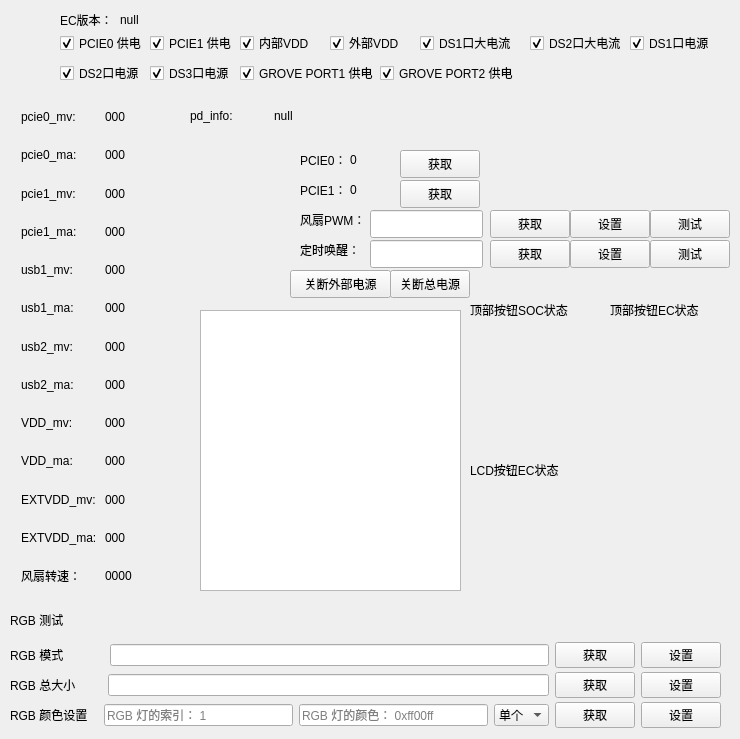
    <widget class="QWidget" name="tab">
     <attribute name="title">
      <string>EC控制面板</string>
     </attribute>
     <widget class="QCheckBox" name="checkBox">
      <property name="geometry">
       <rect>
        <x>60</x>
        <y>30</y>
        <width>86</width>
        <height>26</height>
       </rect>
      </property>
      <property name="text">
       <string>PCIE0 供电</string>
      </property>
      <property name="checked">
       <bool>true</bool>
      </property>
     </widget>
     <widget class="QCheckBox" name="checkBox_2">
      <property name="geometry">
       <rect>
        <x>150</x>
        <y>30</y>
        <width>86</width>
        <height>26</height>
       </rect>
      </property>
      <property name="text">
       <string>PCIE1 供电</string>
      </property>
      <property name="checked">
       <bool>true</bool>
      </property>
     </widget>
     <widget class="QCheckBox" name="checkBox_3">
      <property name="geometry">
       <rect>
        <x>240</x>
        <y>30</y>
        <width>86</width>
        <height>26</height>
       </rect>
      </property>
      <property name="text">
       <string>内部VDD</string>
      </property>
      <property name="checked">
       <bool>true</bool>
      </property>
     </widget>
     <widget class="QCheckBox" name="checkBox_4">
      <property name="geometry">
       <rect>
        <x>330</x>
        <y>30</y>
        <width>86</width>
        <height>26</height>
       </rect>
      </property>
      <property name="text">
       <string>外部VDD</string>
      </property>
      <property name="checked">
       <bool>true</bool>
      </property>
     </widget>
     <widget class="QCheckBox" name="checkBox_5">
      <property name="geometry">
       <rect>
        <x>420</x>
        <y>30</y>
        <width>101</width>
        <height>26</height>
       </rect>
      </property>
      <property name="text">
       <string>DS1口大电流</string>
      </property>
      <property name="checked">
       <bool>true</bool>
      </property>
     </widget>
     <widget class="QCheckBox" name="checkBox_6">
      <property name="geometry">
       <rect>
        <x>530</x>
        <y>30</y>
        <width>101</width>
        <height>26</height>
       </rect>
      </property>
      <property name="text">
       <string>DS2口大电流</string>
      </property>
      <property name="checked">
       <bool>true</bool>
      </property>
     </widget>
     <widget class="QCheckBox" name="checkBox_7">
      <property name="geometry">
       <rect>
        <x>630</x>
        <y>30</y>
        <width>101</width>
        <height>26</height>
       </rect>
      </property>
      <property name="text">
       <string>DS1口电源</string>
      </property>
      <property name="checked">
       <bool>true</bool>
      </property>
     </widget>
     <widget class="QCheckBox" name="checkBox_8">
      <property name="geometry">
       <rect>
        <x>60</x>
        <y>60</y>
        <width>101</width>
        <height>26</height>
       </rect>
      </property>
      <property name="text">
       <string>DS2口电源</string>
      </property>
      <property name="checked">
       <bool>true</bool>
      </property>
     </widget>
     <widget class="QCheckBox" name="checkBox_9">
      <property name="geometry">
       <rect>
        <x>150</x>
        <y>60</y>
        <width>101</width>
        <height>26</height>
       </rect>
      </property>
      <property name="text">
       <string>DS3口电源</string>
      </property>
      <property name="checked">
       <bool>true</bool>
      </property>
     </widget>
     <widget class="QCheckBox" name="checkBox_10">
      <property name="geometry">
       <rect>
        <x>240</x>
        <y>60</y>
        <width>151</width>
        <height>26</height>
       </rect>
      </property>
      <property name="text">
       <string>GROVE PORT1 供电</string>
      </property>
      <property name="checked">
       <bool>true</bool>
      </property>
     </widget>
     <widget class="QCheckBox" name="checkBox_11">
      <property name="geometry">
       <rect>
        <x>380</x>
        <y>60</y>
        <width>151</width>
        <height>26</height>
       </rect>
      </property>
      <property name="text">
       <string>GROVE PORT2 供电</string>
      </property>
      <property name="checked">
       <bool>true</bool>
      </property>
     </widget>
     <widget class="QLabel" name="label_132">
      <property name="geometry">
       <rect>
        <x>60</x>
        <y>10</y>
        <width>81</width>
        <height>20</height>
       </rect>
      </property>
      <property name="text">
       <string>EC版本：</string>
      </property>
     </widget>
     <widget class="QLabel" name="label_133">
      <property name="geometry">
       <rect>
        <x>120</x>
        <y>10</y>
        <width>81</width>
        <height>20</height>
       </rect>
      </property>
      <property name="text">
       <string>null</string>
      </property>
     </widget>
     <widget class="QLabel" name="label_134">
      <property name="geometry">
       <rect>
        <x>10</x>
        <y>610</y>
        <width>59</width>
        <height>20</height>
       </rect>
      </property>
      <property name="text">
       <string>RGB 测试</string>
      </property>
     </widget>
     <widget class="QWidget" name="layoutWidget_11">
      <property name="geometry">
       <rect>
        <x>10</x>
        <y>640</y>
        <width>711</width>
        <height>30</height>
       </rect>
      </property>
      <layout class="QHBoxLayout" name="horizontalLayout_13">
       <item>
        <widget class="QLabel" name="label_135">
         <property name="text">
          <string>RGB 模式            </string>
         </property>
        </widget>
       </item>
       <item>
        <widget class="QLineEdit" name="lineEdit"/>
       </item>
       <item>
        <widget class="QPushButton" name="pushButton">
         <property name="text">
          <string>获取</string>
         </property>
        </widget>
       </item>
       <item>
        <widget class="QPushButton" name="pushButton_2">
         <property name="text">
          <string>设置</string>
         </property>
        </widget>
       </item>
      </layout>
     </widget>
     <widget class="QWidget" name="layoutWidget_12">
      <property name="geometry">
       <rect>
        <x>10</x>
        <y>670</y>
        <width>711</width>
        <height>30</height>
       </rect>
      </property>
      <layout class="QHBoxLayout" name="horizontalLayout_14">
       <item>
        <widget class="QLabel" name="label_136">
         <property name="text">
          <string>RGB 总大小        </string>
         </property>
        </widget>
       </item>
       <item>
        <widget class="QLineEdit" name="lineEdit_2">
         <property name="text">
          <string/>
         </property>
        </widget>
       </item>
       <item>
        <widget class="QPushButton" name="pushButton_3">
         <property name="text">
          <string>获取</string>
         </property>
        </widget>
       </item>
       <item>
        <widget class="QPushButton" name="pushButton_4">
         <property name="text">
          <string>设置</string>
         </property>
        </widget>
       </item>
      </layout>
     </widget>
     <widget class="QWidget" name="layoutWidget_13">
      <property name="geometry">
       <rect>
        <x>10</x>
        <y>700</y>
        <width>711</width>
        <height>30</height>
       </rect>
      </property>
      <layout class="QHBoxLayout" name="horizontalLayout_15">
       <item>
        <widget class="QLabel" name="label_137">
         <property name="text">
          <string>RGB 颜色设置   </string>
         </property>
        </widget>
       </item>
       <item>
        <widget class="QLineEdit" name="lineEdit_3">
         <property name="text">
          <string/>
         </property>
         <property name="placeholderText">
          <string>RGB 灯的索引： 1</string>
         </property>
        </widget>
       </item>
       <item>
        <widget class="QLineEdit" name="lineEdit_4">
         <property name="placeholderText">
          <string>RGB 灯的颜色： 0xff00ff</string>
         </property>
        </widget>
       </item>
       <item>
        <widget class="QComboBox" name="comboBox">
         <item>
          <property name="text">
           <string>单个</string>
          </property>
         </item>
         <item>
          <property name="text">
           <string>全部</string>
          </property>
         </item>
        </widget>
       </item>
       <item>
        <widget class="QPushButton" name="pushButton_5">
         <property name="text">
          <string>获取</string>
         </property>
        </widget>
       </item>
       <item>
        <widget class="QPushButton" name="pushButton_6">
         <property name="text">
          <string>设置</string>
         </property>
        </widget>
       </item>
      </layout>
     </widget>
     <widget class="QLabel" name="label_138">
      <property name="geometry">
       <rect>
        <x>470</x>
        <y>300</y>
        <width>111</width>
        <height>20</height>
       </rect>
      </property>
      <property name="text">
       <string>顶部按钮SOC状态</string>
      </property>
     </widget>
     <widget class="QWidget" name="verticalLayoutWidget_19">
      <property name="geometry">
       <rect>
        <x>470</x>
        <y>330</y>
        <width>111</width>
        <height>121</height>
       </rect>
      </property>
      <layout class="QVBoxLayout" name="but_status">
       <property name="sizeConstraint">
        <enum>QLayout::SetDefaultConstraint</enum>
       </property>
      </layout>
     </widget>
     <widget class="QLabel" name="label_140">
      <property name="geometry">
       <rect>
        <x>300</x>
        <y>210</y>
        <width>81</width>
        <height>20</height>
       </rect>
      </property>
      <property name="text">
       <string>风扇PWM：</string>
      </property>
     </widget>
     <widget class="QLineEdit" name="lineEdit_29">
      <property name="geometry">
       <rect>
        <x>370</x>
        <y>210</y>
        <width>113</width>
        <height>28</height>
       </rect>
      </property>
     </widget>
     <widget class="QPushButton" name="pushButton_64">
      <property name="geometry">
       <rect>
        <x>490</x>
        <y>210</y>
        <width>80</width>
        <height>28</height>
       </rect>
      </property>
      <property name="text">
       <string>获取</string>
      </property>
     </widget>
     <widget class="QPushButton" name="pushButton_65">
      <property name="geometry">
       <rect>
        <x>570</x>
        <y>210</y>
        <width>80</width>
        <height>28</height>
       </rect>
      </property>
      <property name="text">
       <string>设置</string>
      </property>
     </widget>
     <widget class="QLabel" name="label_141">
      <property name="geometry">
       <rect>
        <x>300</x>
        <y>240</y>
        <width>81</width>
        <height>20</height>
       </rect>
      </property>
      <property name="text">
       <string>定时唤醒：</string>
      </property>
     </widget>
     <widget class="QLineEdit" name="lineEdit_30">
      <property name="geometry">
       <rect>
        <x>370</x>
        <y>240</y>
        <width>113</width>
        <height>28</height>
       </rect>
      </property>
     </widget>
     <widget class="QPushButton" name="pushButton_66">
      <property name="geometry">
       <rect>
        <x>490</x>
        <y>240</y>
        <width>80</width>
        <height>28</height>
       </rect>
      </property>
      <property name="text">
       <string>获取</string>
      </property>
     </widget>
     <widget class="QPushButton" name="pushButton_67">
      <property name="geometry">
       <rect>
        <x>570</x>
        <y>240</y>
        <width>80</width>
        <height>28</height>
       </rect>
      </property>
      <property name="text">
       <string>设置</string>
      </property>
     </widget>
     <widget class="QPushButton" name="pushButton_68">
      <property name="geometry">
       <rect>
        <x>290</x>
        <y>270</y>
        <width>101</width>
        <height>28</height>
       </rect>
      </property>
      <property name="text">
       <string>关断外部电源</string>
      </property>
     </widget>
     <widget class="QPushButton" name="pushButton_69">
      <property name="geometry">
       <rect>
        <x>390</x>
        <y>270</y>
        <width>80</width>
        <height>28</height>
       </rect>
      </property>
      <property name="text">
       <string>关断总电源</string>
      </property>
     </widget>
     <widget class="QPushButton" name="pushButton_70">
      <property name="geometry">
       <rect>
        <x>650</x>
        <y>210</y>
        <width>80</width>
        <height>28</height>
       </rect>
      </property>
      <property name="text">
       <string>测试</string>
      </property>
     </widget>
     <widget class="QPushButton" name="pushButton_71">
      <property name="geometry">
       <rect>
        <x>650</x>
        <y>240</y>
        <width>80</width>
        <height>28</height>
       </rect>
      </property>
      <property name="text">
       <string>测试</string>
      </property>
     </widget>
     <widget class="QTextEdit" name="textEdit_26">
      <property name="geometry">
       <rect>
        <x>200</x>
        <y>310</y>
        <width>261</width>
        <height>281</height>
       </rect>
      </property>
     </widget>
     <widget class="QWidget" name="verticalLayoutWidget_20">
      <property name="geometry">
       <rect>
        <x>610</x>
        <y>330</y>
        <width>111</width>
        <height>121</height>
       </rect>
      </property>
      <layout class="QVBoxLayout" name="but_status_4">
       <property name="sizeConstraint">
        <enum>QLayout::SetDefaultConstraint</enum>
       </property>
      </layout>
     </widget>
     <widget class="QWidget" name="verticalLayoutWidget_21">
      <property name="geometry">
       <rect>
        <x>470</x>
        <y>490</y>
        <width>111</width>
        <height>121</height>
       </rect>
      </property>
      <layout class="QVBoxLayout" name="but_status_5">
       <property name="sizeConstraint">
        <enum>QLayout::SetDefaultConstraint</enum>
       </property>
      </layout>
     </widget>
     <widget class="QLabel" name="label_142">
      <property name="geometry">
       <rect>
        <x>610</x>
        <y>300</y>
        <width>101</width>
        <height>20</height>
       </rect>
      </property>
      <property name="text">
       <string>顶部按钮EC状态</string>
      </property>
     </widget>
     <widget class="QLabel" name="label_143">
      <property name="geometry">
       <rect>
        <x>470</x>
        <y>460</y>
        <width>91</width>
        <height>20</height>
       </rect>
      </property>
      <property name="text">
       <string>LCD按钮EC状态</string>
      </property>
     </widget>
     <widget class="QWidget" name="layoutWidget">
      <property name="geometry">
       <rect>
        <x>21</x>
        <y>101</y>
        <width>161</width>
        <height>491</height>
       </rect>
      </property>
      <layout class="QGridLayout" name="gridLayout">
       <item row="1" column="0">
        <widget class="QLabel" name="label_28">
         <property name="text">
          <string>pcie0_ma:</string>
         </property>
        </widget>
       </item>
       <item row="3" column="0">
        <widget class="QLabel" name="label_30">
         <property name="text">
          <string>pcie1_ma:</string>
         </property>
        </widget>
       </item>
       <item row="8" column="1">
        <widget class="QLabel" name="INVDD_mv">
         <property name="text">
          <string>000</string>
         </property>
        </widget>
       </item>
       <item row="6" column="1">
        <widget class="QLabel" name="usb2_mv">
         <property name="text">
          <string>000</string>
         </property>
        </widget>
       </item>
       <item row="10" column="0">
        <widget class="QLabel" name="label_37">
         <property name="text">
          <string>EXTVDD_mv:</string>
         </property>
        </widget>
       </item>
       <item row="1" column="1">
        <widget class="QLabel" name="pcie0_ma">
         <property name="text">
          <string>000</string>
         </property>
        </widget>
       </item>
       <item row="7" column="1">
        <widget class="QLabel" name="usb2_ma">
         <property name="text">
          <string>000</string>
         </property>
        </widget>
       </item>
       <item row="9" column="1">
        <widget class="QLabel" name="INVDD_ma">
         <property name="text">
          <string>000</string>
         </property>
        </widget>
       </item>
       <item row="4" column="0">
        <widget class="QLabel" name="label_31">
         <property name="text">
          <string>usb1_mv:</string>
         </property>
        </widget>
       </item>
       <item row="11" column="1">
        <widget class="QLabel" name="EXTVDD_ma">
         <property name="text">
          <string>000</string>
         </property>
        </widget>
       </item>
       <item row="12" column="0">
        <widget class="QLabel" name="label_131">
         <property name="text">
          <string>风扇转速：</string>
         </property>
        </widget>
       </item>
       <item row="3" column="1">
        <widget class="QLabel" name="pcie1_ma">
         <property name="text">
          <string>000</string>
         </property>
        </widget>
       </item>
       <item row="7" column="0">
        <widget class="QLabel" name="label_34">
         <property name="text">
          <string>usb2_ma:</string>
         </property>
        </widget>
       </item>
       <item row="10" column="1">
        <widget class="QLabel" name="EXTVDD_mv">
         <property name="text">
          <string>000</string>
         </property>
        </widget>
       </item>
       <item row="2" column="0">
        <widget class="QLabel" name="label_29">
         <property name="text">
          <string>pcie1_mv:</string>
         </property>
        </widget>
       </item>
       <item row="5" column="0">
        <widget class="QLabel" name="label_32">
         <property name="text">
          <string>usb1_ma:</string>
         </property>
        </widget>
       </item>
       <item row="4" column="1">
        <widget class="QLabel" name="usb1_mv">
         <property name="text">
          <string>000</string>
         </property>
        </widget>
       </item>
       <item row="0" column="0">
        <widget class="QLabel" name="label_27">
         <property name="text">
          <string>pcie0_mv:</string>
         </property>
        </widget>
       </item>
       <item row="6" column="0">
        <widget class="QLabel" name="label_33">
         <property name="text">
          <string>usb2_mv:</string>
         </property>
        </widget>
       </item>
       <item row="0" column="1">
        <widget class="QLabel" name="pcie0_mv">
         <property name="text">
          <string>000</string>
         </property>
        </widget>
       </item>
       <item row="12" column="1">
        <widget class="QLabel" name="label_139">
         <property name="text">
          <string>0000</string>
         </property>
        </widget>
       </item>
       <item row="8" column="0">
        <widget class="QLabel" name="label_35">
         <property name="text">
          <string>VDD_mv:</string>
         </property>
        </widget>
       </item>
       <item row="5" column="1">
        <widget class="QLabel" name="usb1_ma">
         <property name="text">
          <string>000</string>
         </property>
        </widget>
       </item>
       <item row="2" column="1">
        <widget class="QLabel" name="pcie1_mv">
         <property name="text">
          <string>000</string>
         </property>
        </widget>
       </item>
       <item row="9" column="0">
        <widget class="QLabel" name="label_36">
         <property name="text">
          <string>VDD_ma:</string>
         </property>
        </widget>
       </item>
       <item row="11" column="0">
        <widget class="QLabel" name="label_38">
         <property name="text">
          <string>EXTVDD_ma:</string>
         </property>
        </widget>
       </item>
      </layout>
     </widget>
     <widget class="QWidget" name="layoutWidget">
      <property name="geometry">
       <rect>
        <x>190</x>
        <y>100</y>
        <width>161</width>
        <height>31</height>
       </rect>
      </property>
      <layout class="QGridLayout" name="gridLayout_2">
       <item row="0" column="0">
        <widget class="QLabel" name="label_39">
         <property name="text">
          <string>pd_info:</string>
         </property>
        </widget>
       </item>
       <item row="0" column="1">
        <widget class="QLabel" name="pd_soc">
         <property name="text">
          <string>null</string>
         </property>
        </widget>
       </item>
      </layout>
     </widget>
     <widget class="QLabel" name="label_144">
      <property name="geometry">
       <rect>
        <x>300</x>
        <y>150</y>
        <width>81</width>
        <height>20</height>
       </rect>
      </property>
      <property name="text">
       <string>PCIE0：</string>
      </property>
     </widget>
     <widget class="QLabel" name="label_145">
      <property name="geometry">
       <rect>
        <x>300</x>
        <y>180</y>
        <width>81</width>
        <height>20</height>
       </rect>
      </property>
      <property name="text">
       <string>PCIE1：</string>
      </property>
     </widget>
     <widget class="QLabel" name="label_146">
      <property name="geometry">
       <rect>
        <x>350</x>
        <y>150</y>
        <width>81</width>
        <height>20</height>
       </rect>
      </property>
      <property name="text">
       <string>0</string>
      </property>
     </widget>
     <widget class="QLabel" name="label_147">
      <property name="geometry">
       <rect>
        <x>350</x>
        <y>180</y>
        <width>81</width>
        <height>20</height>
       </rect>
      </property>
      <property name="text">
       <string>0</string>
      </property>
     </widget>
     <widget class="QPushButton" name="pushButton_72">
      <property name="geometry">
       <rect>
        <x>400</x>
        <y>150</y>
        <width>80</width>
        <height>28</height>
       </rect>
      </property>
      <property name="text">
       <string>获取</string>
      </property>
     </widget>
     <widget class="QPushButton" name="pushButton_73">
      <property name="geometry">
       <rect>
        <x>400</x>
        <y>180</y>
        <width>80</width>
        <height>28</height>
       </rect>
      </property>
      <property name="text">
       <string>获取</string>
      </property>
     </widget>
    </widget>
